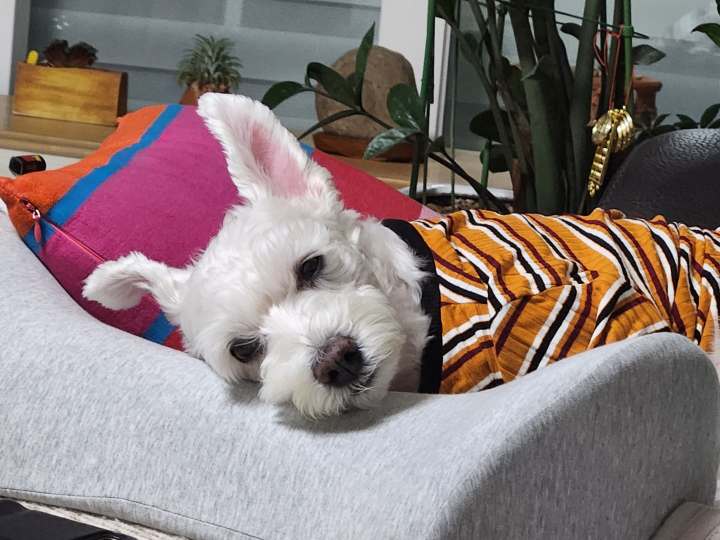
#> input picture v_openCV/imgs/dog.jpg, 1440 x 1080 px (shown at 1/2 size)
$ python roi.py
#> lines starting #> are read from the running program, lines starting #| are printed output that depends on the picture; after the words box and inside, x2 and y2 are one past the last pixel; in counts of white or black regions, pixels touching at a corner belong together
import cv2
import numpy as np

img = cv2.imread("../v_openCV/imgs/dog.jpg")
#> img is the input picture: shape (1080, 1440, 3); mean B, G, R 120.7, 121.8, 135.8
# 좌표는 윗줄을 기준으로 적용됨!!
x = 600; y = 520; w = 50; h = 50
roi = img[y:y+h, x:x+w]
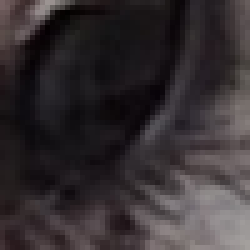
#> roi: shape (50, 50, 3) (shown 5 times larger); mean B, G, R 49.8, 47.2, 53.4

img2 = roi.copy() # roi 배열 복제

img[y:y+h, x+w:x+w+w] = roi # img에서 해당 영역을 roi로 채움!!
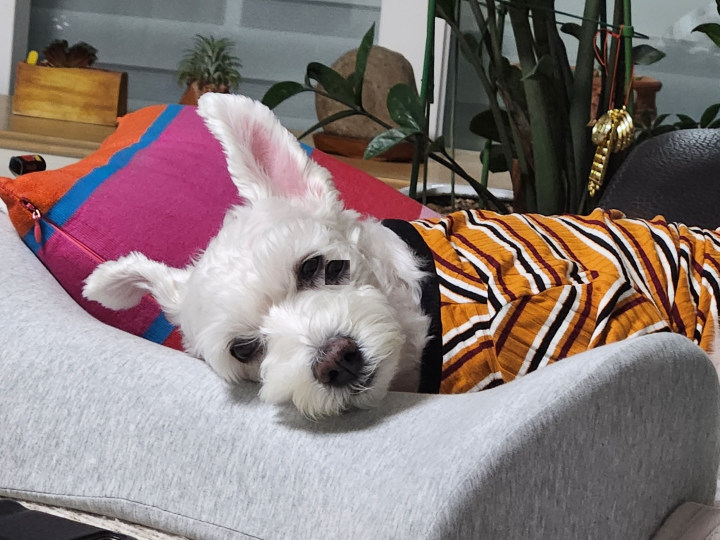
#> img: shape (1080, 1440, 3) (shown at 1/2 size); 0.16% of pixels changed, all inside (x1, y1, x2, y2) = (650, 520, 700, 570)

print(roi.shape)
#| (50, 50, 3)
cv2.rectangle(img, (x,y), (x+w+w, y+h), (0,0,255))
#> img: shape (1080, 1440, 3); 0.02% of pixels changed, all inside (x1, y1, x2, y2) = (600, 520, 701, 571)

cv2.imshow("img", img)
cv2.imshow("roi", img2)

key = cv2.waitKey(0)
#> (key Esc is pressed here)
print(key)
cv2.destroyAllWindows()
